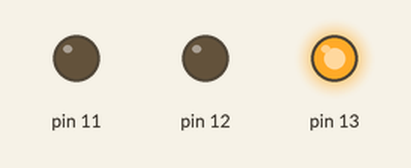
Simulated run of this sketch. Board: Arduino Uno, built with avr-gcc and run on an emulated ATmega328P. Shown: output pins drawn as LEDs (lit = HIGH).

Above: at 0.7 s.
At 2.2 s:
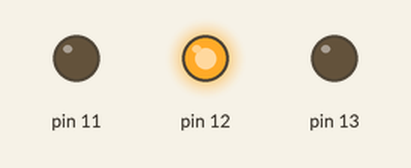
At 3.7 s:
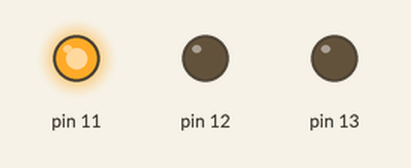
Timing chart, 0 to 5.9 s (numbered marks = the images above):
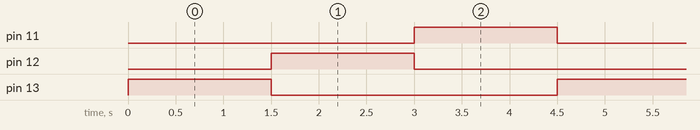

The sketch:

codigo.ino
```cpp
void setup()
{
  //Indicamos que los pines 11, 12 y 13 serán usados para salida
  pinMode(13, OUTPUT);
  pinMode(12, OUTPUT);
  pinMode(11, OUTPUT);
}

void loop()
{
  //Encendemos durante 1.5 segundos el led conectado al pin 13
  digitalWrite(13, HIGH);
  delay(1500);
  digitalWrite(13, LOW);

  //Encendemos durante 1.5 segundos el led conectado al pin 12
  digitalWrite(12, HIGH);
  delay(1500);
  digitalWrite(12, LOW);

  //Encendemos durante 1.5 segundos el led conectado al pin 11
  digitalWrite(11, HIGH);
  delay(1500);
  digitalWrite(11, LOW);
}
```

Measured:
- by itself, pin 11–13: alternates HIGH for 1.5 s and LOW for 3.0 s
- by itself, everything shown: repeats every 4.5 s, in 4 steps
